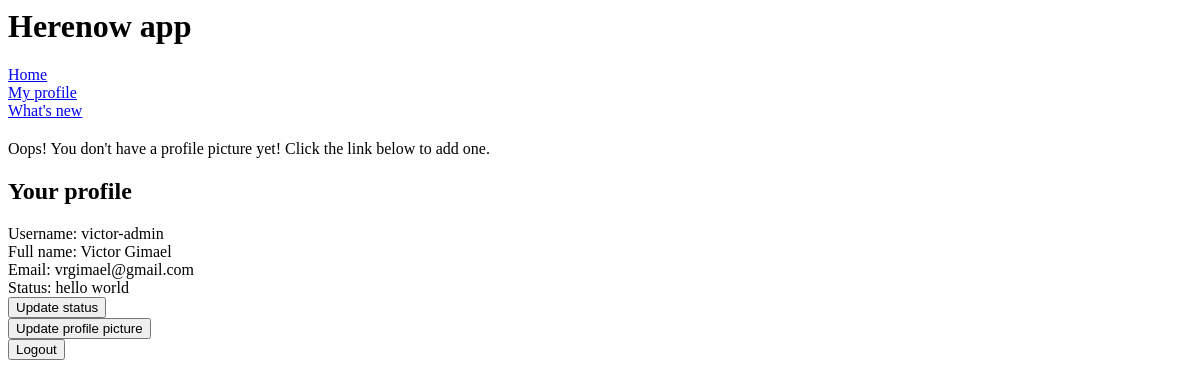
The page /herenow/profile (signed in) on the database as committed earlier.
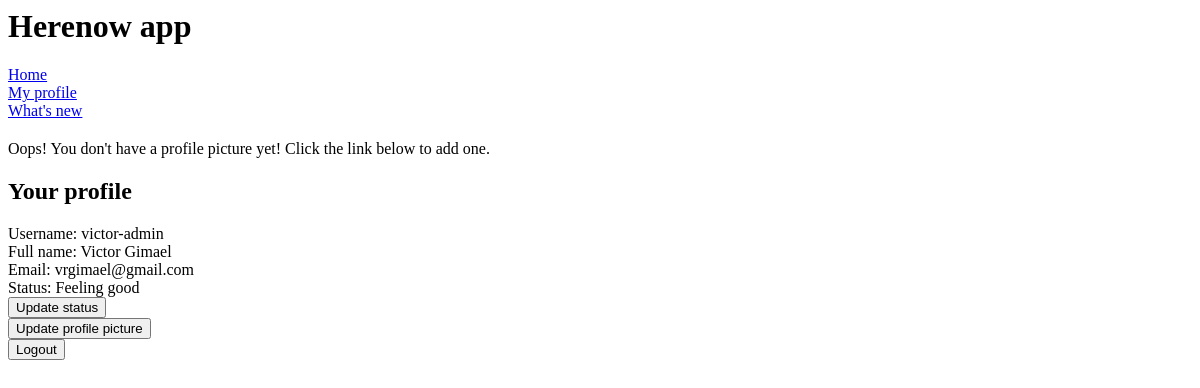
The same page on the database as committed later.
### herenow/models.py (models this page shows)
class Profile(models.Model):
    created_datetime = models.DateTimeField('date published', default=timezone.now)
    user = models.ForeignKey(User, on_delete=models.CASCADE)
    status = models.CharField(max_length=100)
    image = models.ImageField(upload_to="profile", height_field=None, width_field=None)

### herenow/profile_view.py (the view)
def profile(request):
    current_user = request.user
    if current_user.is_authenticated:
        current_profile = Profile.objects.get(user=current_user)
        welcome = request.GET.get('welcome', '')
        if welcome == 'True':
            welcome = "Welcome!"
        return render_to_response('myprofile.html', {'profile': current_profile, 'welcome': welcome})
    else:
        return redirect('login_screen/')

### herenow/templates/myprofile.html (shortened to what this page needs)
{% extends "base_old.html" %}
{% load staticfiles %}
{% block content %}
{% if not profile.image %}
<p>Oops! You don't have a profile picture yet! Click the link below to add one.</p>
{% else %}
<img src='{{ profile.image.url }}'>
{% endif %}
<h2>Your profile</h2>
Username: {{ profile.user.username }}
<br>
Full name: {{ profile.user.first_name }} {{ profile.user.last_name }}
<br>
Email: {{ profile.user.email }}
<br>
Status: {{ profile.status }}
<div id="upd_status_button" style="display:block">
  <button onclick="upd_status()">Update status</button>
</div>
<div id="upd_image_button" style="display:block">
  <button onclick="upd_image()">Update profile picture</button>
</div>
<form action="logout" method="post">
  <input type="submit" value="Logout">
</form>
{% endblock content %}

Rows that differ between the two databases and show on the page:
changed Profile "victor-admin": status "hello world" → "Feeling good"
